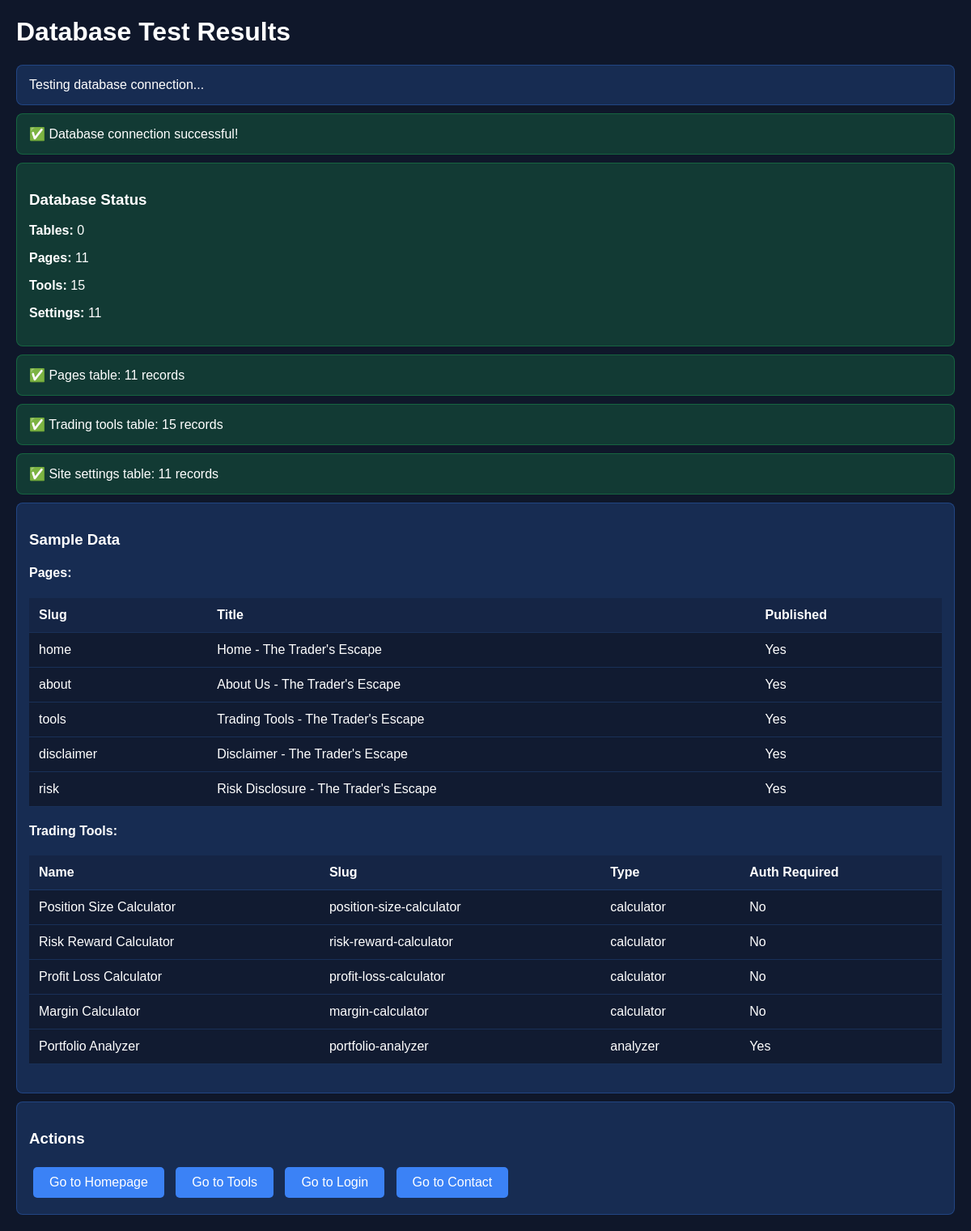
Screenshot of /test_db.php with the database file from the repository.
### tables this page shows
CREATE TABLE `pages` (
  `id` int(11) NOT NULL,
  `slug` varchar(100) NOT NULL,
  `title` varchar(200) NOT NULL,
  `meta_description` text DEFAULT NULL,
  `meta_keywords` text DEFAULT NULL,
  `content_type` enum('static','dynamic','blog') DEFAULT 'static',
  `is_published` tinyint(1) DEFAULT 1,
  `created_at` timestamp NOT NULL DEFAULT current_timestamp(),
  `updated_at` timestamp NOT NULL DEFAULT current_timestamp() ON UPDATE current_timestamp()
);

CREATE TABLE `trading_tools` (
  `id` int(11) NOT NULL,
  `name` varchar(100) NOT NULL,
  `slug` varchar(100) NOT NULL,
  `description` text DEFAULT NULL,
  `tool_type` enum('calculator','analyzer','simulator','chart','other') DEFAULT 'other',
  `is_active` tinyint(1) DEFAULT 1,
  `requires_auth` tinyint(1) DEFAULT 0,
  `tool_order` int(11) DEFAULT 0,
  `created_at` timestamp NOT NULL DEFAULT current_timestamp(),
  `updated_at` timestamp NOT NULL DEFAULT current_timestamp() ON UPDATE current_timestamp()
);

### config/database.php (called while the page is built, shortened)
<?php
class Database {
    private static $instance = null;
    private $connection;
    private $connected = false;
    public static function getInstance() {
        if (self::$instance === null) {
            self::$instance = new self();
        }
        return self::$instance;
    }
    private function connect() {
        try {
            $dsn = "mysql:host=" . DB_HOST . ";dbname=" . DB_NAME . ";charset=" . DB_CHARSET;
            $this->connection = new PDO($dsn, DB_USER, DB_PASS, DB_OPTIONS);
            $this->connected = true;
            $this->connection->exec("SET time_zone = '+00:00'");
        } catch (PDOException $e) {
            $this->connected = false;
            error_log("Database connection failed: " . $e->getMessage());
            throw new Exception("Database connection failed. Please try again later.");
        }
    }
    public function isConnected() {
        return $this->connected;
    }
    public function testConnection() {
        try {
            $this->connection->query('SELECT 1');
            return true;
        } catch (PDOException $e) {
            return false;
        }
    }
}
function isDatabaseConnected() {
    try {
        $db = Database::getInstance();
        return $db->testConnection();
    } catch (Exception $e) {
        error_log("Database connection check failed: " . $e->getMessage());
        return false;
    }
}
?>

### includes/db_functions.php (called while the page is built, shortened)
<?php
require_once __DIR__ . '/../config/database.php';
function isDatabaseAvailable() {
    return isDatabaseConnected();
}
function getDatabaseStatus() {
    try {
        $pdo = getDB();
        $status = [
            'connected' => true,
            'tables' => 0,
            'pages' => 0,
            'tools' => 0,
            'settings' => 0
        ];
        $stmt = $pdo->query("SELECT COUNT(*) as count FROM information_schema.tables WHERE table_schema = '" . DB_NAME . "'");
        $result = $stmt->fetch();
        $status['tables'] = $result['count'];
        $stmt = $pdo->query("SELECT COUNT(*) as count FROM pages");
        $result = $stmt->fetch();
        $status['pages'] = $result['count'];
        $stmt = $pdo->query("SELECT COUNT(*) as count FROM trading_tools");
        $result = $stmt->fetch();
        $status['tools'] = $result['count'];
        $stmt = $pdo->query("SELECT COUNT(*) as count FROM site_settings");
        $result = $stmt->fetch();
        $status['settings'] = $result['count'];
        return $status;
    } catch (Exception $e) {
        return [
            'connected' => false,
            'error' => $e->getMessage()
        ];
    }
}
?>

### test_db.php (the view, shortened to what this page needs)
<?php
require_once __DIR__ . '/includes/db_functions.php';
echo "<!DOCTYPE html>
<html lang='en'>
<head>
    <meta charset='UTF-8'>
    <meta name='viewport' content='width=device-width, initial-scale=1.0'>
    <title>Database Test - TraderEscape</title>
    <style>
        body { font-family: Arial, sans-serif; margin: 20px; background: #0f172a; color: #ffffff; }
        .container { max-width: 1200px; margin: 0 auto; }
        .status { padding: 15px; margin: 10px 0; border-radius: 8px; }
        .success { background: rgba(34, 197, 94, 0.2); border: 1px solid rgba(34, 197, 94, 0.3); }
        .error { background: rgba(239, 68, 68, 0.2); border: 1px solid rgba(239, 68, 68, 0.3); }
        .info { background: rgba(59, 130, 246, 0.2); border: 1px solid rgba(59, 130, 246, 0.3); }
        .warning { background: rgba(245, 158, 11, 0.2); border: 1px solid rgba(245, 158, 11, 0.3); }
        table { width: 100%; border-collapse: collapse; margin: 20px 0; background: rgba(15, 23, 42, 0.8); }
        th, td { padding: 12px; text-align: left; border-bottom: 1px solid rgba(59, 130, 246, 0.2); }
        th { background: rgba(59, 130, 246, 0.1); font-weight: bold; }
        .btn { display: inline-block; padding: 10px 20px; background: #3b82f6; color: white; text-decoration: none; border-radius: 5px; margin: 5px; }
        .btn:hover { background: #2563eb; }
    </style>
</head>
<body>
    <div class='container'>
        <h1>Database Test Results</h1>";
try {
    echo "<div class='status info'>Testing database connection...</div>";
    if (isDatabaseAvailable()) {
        echo "<div class='status success'>✅ Database connection successful!</div>";
        $dbStatus = getDatabaseStatus();
        if ($dbStatus['connected']) {
            echo "<div class='status success'>
                <h3>Database Status</h3>
                <p><strong>Tables:</strong> {$dbStatus['tables']}</p>
                <p><strong>Pages:</strong> {$dbStatus['pages']}</p>
                <p><strong>Tools:</strong> {$dbStatus['tools']}</p>
                <p><strong>Settings:</strong> {$dbStatus['settings']}</p>
            </div>";
            $pdo = getDB();
            try {
                $stmt = $pdo->query("SELECT COUNT(*) as count FROM pages");
                $result = $stmt->fetch();
                echo "<div class='status success'>✅ Pages table: {$result['count']} records</div>";
            } catch (Exception $e) {
                echo "<div class='status error'>❌ Pages table error: " . $e->getMessage() . "</div>";
            }
            try {
                $stmt = $pdo->query("SELECT COUNT(*) as count FROM trading_tools");
                $result = $stmt->fetch();
                echo "<div class='status success'>✅ Trading tools table: {$result['count']} records</div>";
            } catch (Exception $e) {
                echo "<div class='status error'>❌ Trading tools table error: " . $e->getMessage() . "</div>";
            }
            try {
                $stmt = $pdo->query("SELECT COUNT(*) as count FROM site_settings");
                $result = $stmt->fetch();
                echo "<div class='status success'>✅ Site settings table: {$result['count']} records</div>";
            } catch (Exception $e) {
                echo "<div class='status error'>❌ Site settings table error: " . $e->getMessage() . "</div>";
            }
            echo "<div class='status info'>
                <h3>Sample Data</h3>";
            try {
                $stmt = $pdo->query("SELECT slug, title, is_published FROM pages LIMIT 5");
                $pages = $stmt->fetchAll();
                if ($pages) {
                    echo "<h4>Pages:</h4>
                    <table>
                        <tr><th>Slug</th><th>Title</th><th>Published</th></tr>";
                    foreach ($pages as $page) {
                        echo "<tr>
                            <td>{$page['slug']}</td>
                            <td>{$page['title']}</td>
                            <td>" . ($page['is_published'] ? 'Yes' : 'No') . "</td>
                        </tr>";
                    }
                    echo "</table>";
                }
            } catch (Exception $e) {
                echo "<p>Error loading pages: " . $e->getMessage() . "</p>";
            }
            try {
                $stmt = $pdo->query("SELECT name, slug, tool_type, requires_auth FROM trading_tools LIMIT 5");
                $tools = $stmt->fetchAll();
                if ($tools) {
                    echo "<h4>Trading Tools:</h4>
                    <table>
                        <tr><th>Name</th><th>Slug</th><th>Type</th><th>Auth Required</th></tr>";
                    foreach ($tools as $tool) {
                        echo "<tr>
                            <td>{$tool['name']}</td>
                            <td>{$tool['slug']}</td>
                            <td>{$tool['tool_type']}</td>
                            <td>" . ($tool['requires_auth'] ? 'Yes' : 'No') . "</td>
                        </tr>";
                    }
                    echo "</table>";
                }
            } catch (Exception $e) {
                echo "<p>Error loading tools: " . $e->getMessage() . "</p>";
            }
            echo "</div>";
        } else {
            echo "<div class='status error'>❌ Database status error: " . ($dbStatus['error'] ?? 'Unknown error') . "</div>";
        }
    } else {
        echo "<div class='status error'>❌ Database connection failed!</div>";
    }
} catch (Exception $e) {
    echo "<div class='status error'>❌ Critical error: " . $e->getMessage() . "</div>";
}
echo "<div class='status info'>
    <h3>Actions</h3>
    <a href='./' class='btn'>Go to Homepage</a>
    <a href='./tools.php' class='btn'>Go to Tools</a>
    <a href='./login.php' class='btn'>Go to Login</a>
    <a href='./contact.php' class='btn'>Go to Contact</a>
</div>
</div>
</body>
</html>";
?>

### test_db.php (style rules this page uses)
body { font-family: Arial, sans-serif; margin: 20px; background: #0f172a; color: #ffffff; }
.container { max-width: 1200px; margin: 0 auto; }
.status { padding: 15px; margin: 10px 0; border-radius: 8px; }
.success { background: rgba(34, 197, 94, 0.2); border: 1px solid rgba(34, 197, 94, 0.3); }
.info { background: rgba(59, 130, 246, 0.2); border: 1px solid rgba(59, 130, 246, 0.3); }
table { width: 100%; border-collapse: collapse; margin: 20px 0; background: rgba(15, 23, 42, 0.8); }
th, td { padding: 12px; text-align: left; border-bottom: 1px solid rgba(59, 130, 246, 0.2); }
th { background: rgba(59, 130, 246, 0.1); font-weight: bold; }
.btn { display: inline-block; padding: 10px 20px; background: #3b82f6; color: white; text-decoration: none; border-radius: 5px; margin: 5px; }

### rows the page displays
pages: slug "home", title "Home - The Trader's Escape", is_published "Yes"
pages: slug "about", title "About Us - The Trader's Escape", is_published "Yes"
pages: slug "tools", title "Trading Tools - The Trader's Escape", is_published "Yes"
pages: slug "disclaimer", title "Disclaimer - The Trader's Escape", is_published "Yes"
pages: slug "risk", title "Risk Disclosure - The Trader's Escape", is_published "Yes"
trading_tools: name "Position Size Calculator", slug "position-size-calculator", tool_type "calculator", requires_auth "No"
trading_tools: name "Risk Reward Calculator", slug "risk-reward-calculator", tool_type "calculator", requires_auth "No"
trading_tools: name "Profit Loss Calculator", slug "profit-loss-calculator", tool_type "calculator", requires_auth "No"
trading_tools: name "Margin Calculator", slug "margin-calculator", tool_type "calculator", requires_auth "No"
trading_tools: name "Portfolio Analyzer", slug "portfolio-analyzer", tool_type "analyzer", requires_auth "Yes"

### other values shown
$dbStatus['tables'] "0"
$dbStatus['pages'] "11"
$dbStatus['tools'] "15"
$dbStatus['settings'] "11"
$result['count'] "11"
$result['count'] "15"
